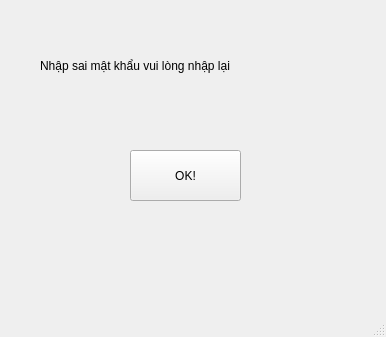
<?xml version="1.0" encoding="UTF-8"?>
<ui version="4.0">
 <class>MainWindow</class>
 <widget class="QMainWindow" name="MainWindow">
  <property name="geometry">
   <rect>
    <x>0</x>
    <y>0</y>
    <width>386</width>
    <height>337</height>
   </rect>
  </property>
  <property name="windowTitle">
   <string>MainWindow</string>
  </property>
  <widget class="QWidget" name="centralwidget">
   <widget class="QLabel" name="label">
    <property name="geometry">
     <rect>
      <x>40</x>
      <y>40</y>
      <width>311</width>
      <height>51</height>
     </rect>
    </property>
    <property name="styleSheet">
     <string notr="true">font: 14pt &quot;MS Shell Dlg 2&quot;;</string>
    </property>
    <property name="text">
     <string>Nhập sai mật khẩu vui lòng nhập lại</string>
    </property>
   </widget>
   <widget class="QPushButton" name="okdoimk">
    <property name="geometry">
     <rect>
      <x>130</x>
      <y>150</y>
      <width>111</width>
      <height>51</height>
     </rect>
    </property>
    <property name="styleSheet">
     <string notr="true">font: 14pt &quot;MS Shell Dlg 2&quot;;</string>
    </property>
    <property name="text">
     <string>OK!</string>
    </property>
   </widget>
  </widget>
  <widget class="QMenuBar" name="menubar">
   <property name="geometry">
    <rect>
     <x>0</x>
     <y>0</y>
     <width>386</width>
     <height>21</height>
    </rect>
   </property>
  </widget>
  <widget class="QStatusBar" name="statusbar"/>
 </widget>
 <resources/>
 <connections/>
</ui>
